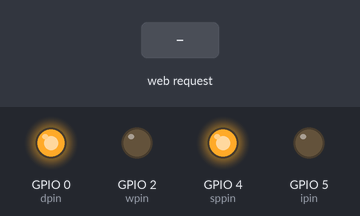
Bench run of a sketch on a simulated ESP8266 (NodeMCU). Shown: output pins drawn as LEDs (lit = HIGH). The inputs (shaded band) are chosen by the test bench. WiFi joins after 1.5 s; servers stay silent unless stated.

Above: at 2.7 s.
2.8 s: HTTP request GET /init received
At 3.2 s:
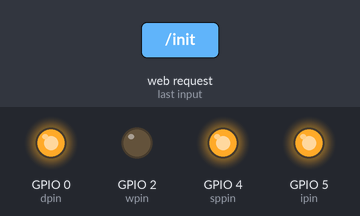
4.3 s: HTTP request GET /pause received
At 5.5 s:
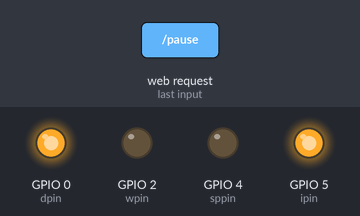
5.8 s: HTTP request GET /disp received
At 6.6 s:
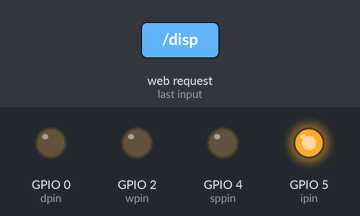
7.3 s: HTTP request GET /start received
At 7.8 s:
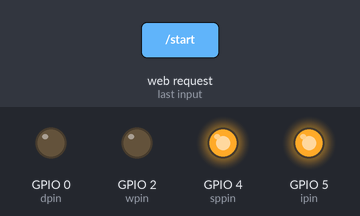
8.8 s: HTTP request GET /warn received
At 10.1 s:
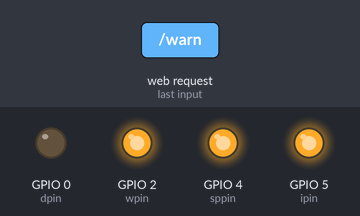
Timing chart, 0 to 15.3 s (numbered marks = the images above; inputs shaded):
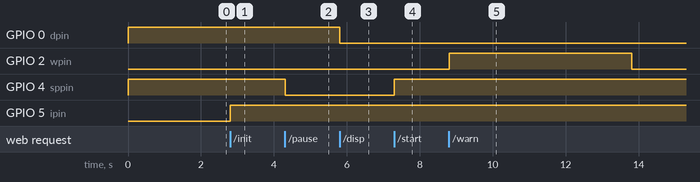

The sketch:

remoteSubsystem.ino
```cpp
// Load Wi-Fi library
#include <ESP8266WiFi.h>
#include <TimedAction.h>

// Replace with your network credentials
const char* ssid     = "d1r1karsy";
const char* password = "fenerbahce";

// Set web server port number to 80
WiFiServer server(80);

// Variable to store the HTTP request
String header;

// Assign output variables to GPIO pins
const int ipin = 5;
const int sppin = 4;
const int dpin = 0;
const int wpin = 2;

double temp;
double sys;
double dia;
double pulse;
double resp;
double ekg;
double bat;
double oldtemp;
double oldsys;
double olddia;
double oldpulse;
double oldresp;
double oldekg;
double oldbat;
char dataTransfered[29];
int tempWarningCount;
int sysWarningCount;
int diaWarningCount;
int pulseWarningCount;
int respWarningCount;
int batWarningCount;
int ekgWarningCount;
boolean initial;
boolean start;
boolean pause;
boolean display;
boolean measure;
boolean warn;
boolean displayon;

// void requestdata() {
//     digitalWrite(megareq, HIGH);
//     delay(1000);
//     digitalWrite(megareq, LOW);
// }

//TimedAction request = TimedAction(3000, requestdata);

void getDataFromMega() {
    if (Serial.read() == 'V') {                                                                //execture if the letter 'V' is read
        Serial.readBytes(dataTransfered, 29);                                                  //store the next 4 characters written on serial one to dataTranfered character array
        unsigned int digit1  = dataTransfered[1]  - '0';                                          //convert the characters to digits
        unsigned int digit2  = dataTransfered[2]  - '0';                                          //convert the characters to digits
        unsigned int digit3  = dataTransfered[3]  - '0';                                          //convert the characters to digits
        unsigned int digit5  = dataTransfered[5]  - '0';                                          //convert the characters to digits
        unsigned int digit6  = dataTransfered[6]  - '0';                                          //convert the characters to digits
        unsigned int digit7  = dataTransfered[7]  - '0';                                          //convert the characters to digits
        unsigned int digit9  = dataTransfered[9]  - '0';                                          //convert the characters to digits
        unsigned int digit10 = dataTransfered[10] - '0';                                        //convert the characters to digits
        unsigned int digit11 = dataTransfered[11] - '0';                                        //convert the characters to digits
        unsigned int digit13 = dataTransfered[13] - '0';                                        //convert the characters to digits
        unsigned int digit14 = dataTransfered[14] - '0';                                        //convert the characters to digits
        unsigned int digit15 = dataTransfered[15] - '0';                                        //convert the characters to digits
        unsigned int digit17 = dataTransfered[17] - '0';                                        //convert the characters to digits
        unsigned int digit18 = dataTransfered[18] - '0';                                        //convert the characters to digits
        unsigned int digit19 = dataTransfered[19] - '0';                                        //convert the characters to digits
        unsigned int digit21 = dataTransfered[21] - '0';                                        //convert the characters to digits
        unsigned int digit22 = dataTransfered[22] - '0';                                        //convert the characters to digits
        unsigned int digit23 = dataTransfered[23] - '0';                                        //convert the characters to digits
        unsigned int digit24 = dataTransfered[24] - '0';                                        //convert the characters to digits
        unsigned int digit26 = dataTransfered[26] - '0';                                        //convert the characters to digits
        unsigned int digit27 = dataTransfered[27] - '0';                                        //convert the characters to digits
        unsigned int digit28 = dataTransfered[28] - '0';                                        //convert the characters to digits

        if ((dataTransfered[0] == 'T')  && (digit1 < 10)  && (digit2 < 10)  && (digit3 < 10)  &&
            (dataTransfered[4] == 'S')  && (digit5 < 10)  && (digit6 < 10)  && (digit7 < 10)  &&
            (dataTransfered[8] == 'D')  && (digit9 < 10)  && (digit10 < 10) && (digit11 < 10) &&
            (dataTransfered[12] == 'P') && (digit13 < 10) && (digit14 < 10) && (digit15 < 10) &&
            (dataTransfered[16] == 'R') && (digit17 < 10) && (digit18 < 10) && (digit19 < 10) &&
            (dataTransfered[20] == 'F') && (digit21 < 10) && (digit22 < 10) && (digit23 < 10) && (digit24 < 10) &&
            (dataTransfered[25] == 'B') && (digit26 < 10) && (digit27 < 10) && (digit28 < 10)) {//make sure all data revieced is valied
            //digitalWrite(megaack, HIGH);
            temp =  5 + (0.75 * ((digit1  * 100) + (digit2  * 10)  + (digit3 * 1)));                    //assign the value of the temperature raw pointer from the measure struct to corrected buffer
            sys =   9 + (2    * ((digit5  * 100) + (digit6  * 10)  + (digit7 * 1)));                     //assign the value of the systolic raw pointer from the measure struct to corrected buffer
            dia =   6 + (1.5  * ((digit9  * 100) + (digit10 * 10) + (digit11 * 1)));                   //assign the value of the diastolic raw pointer from the measure struct to corrected buffer
            pulse = 8 + (3    * ((digit13 * 100) + (digit14 * 10) + (digit15 * 1)));                //assign the value of the pulse raw pointer from the measure struct to corrected buffer
            resp =  7 + (3    * ((digit17 * 100) + (digit18 * 10) + (digit19 * 1)));                //assign the value of the pulse raw pointer from the measure struct to corrected buffer
            bat =               ((digit26 * 100) + (digit27 * 10) + (digit28 * 1)) / 2;
            ekg = (digit21 * 1000) + (digit22 * 100) + (digit23 * 10) + (digit24 * 1);
            //digitalWrite(megaack, LOW);
        }
        // } else if (dataTranfered[0] == 'W' && dataTranfered[1] == 'A' && dataTranfered[2] == 'R' &&
        //            dataTranfered[3] == 'N' && dataTranfered[4] == 'I' && dataTranfered[5] == 'N' &&
        //            dataTranfered[6] == 'G' && dataTranfered[7] == 'S' && (digit9 < 10) &&
        //            dataTranfered[10] == 'A' && dataTranfered[11] == 'L' && dataTranfered[12] == 'A' &&
        //            dataTranfered[13] == 'R' && dataTranfered[14] == 'M' && dataTranfered[15] == 'S' &&
        //            (digit17 < 10)) {
        //
        // }
    }
}

void setup() {
    Serial.begin(9600);
    // Initialize the output variables as outputs
    pinMode(ipin, OUTPUT);
    pinMode(sppin, OUTPUT);
    pinMode(dpin, OUTPUT);
    pinMode(wpin, OUTPUT);
    // Set outputs to LOW
    digitalWrite(ipin, LOW);
    digitalWrite(sppin, HIGH);
    digitalWrite(dpin, HIGH);
    digitalWrite(wpin, LOW);
    // Connect to Wi-Fi network with SSID and password
    WiFi.begin(ssid, password);
    while (WiFi.status() != WL_CONNECTED) {
      delay(500);
    }
    // Print local IP address and start web server
    server.begin();
    temp = 0;
    tempWarningCount = 0;
    sys = 0;
    sysWarningCount = 0;
    dia = 0;
    diaWarningCount = 0;
    pulse = 0;
    pulseWarningCount = 0;
    resp = 0;
    respWarningCount = 0;
    bat = 0;
    batWarningCount = 0;
    ekg = 0;
    ekgWarningCount = 0;
    oldtemp = temp;
    oldsys = sys;
    olddia = dia;
    oldpulse = pulse;
    oldresp = resp;
    oldekg = ekg;
    oldbat = bat;
    initial = true;
    start = true;
    pause = true;
    display = true;
    measure = true;
    warn = true;
    displayon = true;
}

void loop(){
    WiFiClient client = server.available();   // Listen for incoming clients

    if (client) {                             // If a new client connects,
        String currentLine = "";                // make a String to hold incoming data from the client
        //Serial.println("TEST");
        while (client.connected()) {            // loop while the client's connected
            getDataFromMega();
            // oldtemp = temp;
            // oldsys = sys;
            // olddia = dia;
            // oldpulse = pulse;
            // oldresp = resp;
            // oldekg = ekg;
            // oldbat = bat;
            if (client.available()) {             // if there's bytes to read from the client,
                char c = client.read();             // read a byte, then
                header += c;
                if (c == '\n') {                    // if the byte is a newline character
                    // if the current line is blank, you got two newline characters in a row.
                    // that's the end of the client HTTP request, so send a response:
                    if (currentLine.length() == 0) {
                        // HTTP headers always start with a response code (e.g. HTTP/1.1 200 OK)
                        // and a content-type so the client knows what's coming, then a blank line:
                        client.println("HTTP/1.1 200 OK");
                        client.println("Content-type:text/html");
                        client.println("Connection: close");
                        client.println();

                        //request.check();

                        if (header.indexOf("GET /init") >= 0 && initial) {
                            //Serial.println("I");
                            digitalWrite(ipin, HIGH);
                            initial = false;
                            start = true;
                            pause = true;
                            display = true;
                            measure = true;
                            warn = true;
                        }

                        if (header.indexOf("GET /start") >= 0 && start) {
                            //Serial.println("S");
                            digitalWrite(sppin, HIGH);
                            initial = true;
                            start = false;
                            pause = true;
                            display = true;
                            measure = true;
                            warn = true;
                        }

                        if (header.indexOf("GET /pause") >= 0 && pause) {
                            //Serial.println("P");
                            digitalWrite(sppin, LOW);
                            initial = true;
                            start = true;
                            pause = false;
                            display = true;
                            measure = true;
                            warn = true;
                        }

                        if (header.indexOf("GET /disp") >= 0 && display) {
                            //Serial.println("D");
                            displayon = !displayon;
                            if (displayon) {
                                digitalWrite(dpin, HIGH);
                            } else {
                                digitalWrite(dpin, LOW);
                            }
                            initial = true;
                            start = true;
                            pause = true;
                            display = false;
                            measure = true;
                            warn = true;
                        }

                        // Display the HTML web page
                        client.println("<!DOCTYPE html>");
                        client.println("<html lang=\"en\" dir=\"ltr\">");
                        client.println("<meta name=\"viewport\" content=\"width=device-width, initial-scale=1.0\">");
                        client.println("<meta http-equiv=\"refresh\" content=\"5\">"); //refresh every 10 seconds
                        client.println("<head>");
                        client.println("<meta charset=\"utf-8\">");
                        client.println("<title>RemoteSurgery</title>");
                        client.println("</head>");
                        client.println("<body style=\"background-color: #636363;\">");
                        client.println("<div style=\"position: relative; font-size:25px; color: white; text-align: left; left: 50%; transform: translate(-50%); width: 80%;\">");
                        client.println("<p style=\"color: #d1a7a7; text-align: left; font-size: 40px;\">Remote Surgery System<br><a style=\"font-size: 20px;\">Doctor: Dr. James Peckol</a><br><a style=\"font-size: 20px;\">Patient: Aubrey Graham</a></p>");

                        if (!((temp <= 39.7) && (temp >= 34.3))) {
                            client.print("<p style=\"animation-name: flash; animation-duration: 1s; animation-iteration-count: infinite;\">");
                            if (temp != oldtemp) {
                                ++tempWarningCount;
                                oldtemp = temp;
                            }
                        } else {
                            client.print("<p>");
                        }
                        client.print("Temp: ");
                        client.print(temp);
                        client.print(" C <a style=\"position: absolute; right: 0%\">");
                        client.print(tempWarningCount);
                        client.println("</a></p>");

                        if (!((sys >= 114) && (sys <= 136.5))) {
                            client.print("<p style=\"animation-name: flash; animation-duration: 1s; animation-iteration-count: infinite;\">");
                            if (sys != oldsys) {
                                ++sysWarningCount;
                                oldsys = sys;
                            }
                        } else {
                            client.print("<p>");
                        }
                        client.print("Syst: ");
                        client.print(sys);
                        client.print(" mmHg <a style=\"position: absolute; right: 0%\">");
                        client.print(sysWarningCount);
                        client.println("</a></p>");

                        if (!((dia >= 66.5) && (dia <= 84))) {
                            client.print("<p style=\"animation-name: flash; animation-duration: 1s; animation-iteration-count: infinite;\">");
                            if (dia != olddia) {
                                ++diaWarningCount;
                                olddia = dia;
                            }
                        } else {
                            client.print("<p>");
                        }
                        client.print("Dias: ");
                        client.print(dia);
                        client.print(" mmHg <a style=\"position: absolute; right: 0%\">");
                        client.print(diaWarningCount);
                        client.println("</a></p>");

                        if (!((pulse >= 57) && (pulse <= 105))) {
                            client.print("<p style=\"animation-name: flash; animation-duration: 1s; animation-iteration-count: infinite;\">");
                            if (pulse != oldpulse) {
                                ++pulseWarningCount;
                                oldpulse = pulse;
                            }
                        } else {
                            client.print("<p>");
                        }
                        client.print("Puls: ");
                        client.print(pulse);
                        client.print(" BPM <a style=\"position: absolute; right: 0%\">");
                        client.print(pulseWarningCount);
                        client.println("</a></p>");

                        if (!((resp >= 11.4) && (resp <= 26.25))) {
                            client.print("<p style=\"animation-name: flash; animation-duration: 1s; animation-iteration-count: infinite;\">");
                            if (resp != oldresp) {
                                ++respWarningCount;
                                oldresp = resp;
                            }
                        } else {
                            client.print("<p>");
                        }
                        client.print("Resp: ");
                        client.print(resp);
                        client.print(" RR <a style=\"position: absolute; right: 0%\">");
                        client.print(respWarningCount);
                        client.println("</a></p>");

                        if (!((ekg > 35) && (ekg < 3750))) {
                            client.print("<p style=\"animation-name: flash; animation-duration: 1s; animation-iteration-count: infinite;\">");
                            if (ekg != oldekg) {
                                ++ekgWarningCount;
                                oldekg = ekg;
                            }
                        } else {
                            client.print("<p>");
                        }
                        client.print("EKG: ");
                        client.print(ekg);
                        client.print(" Hz <a style=\"position: absolute; right: 0%\">");
                        client.print(ekgWarningCount);
                        client.println("</a></p>");

                        if (!(bat > 20)) {
                            client.print("<p style=\"animation-name: flash; animation-duration: 1s; animation-iteration-count: infinite;\">");
                            if (bat != oldbat) {
                                ++batWarningCount;
                                oldbat = bat;
                            }
                        } else {
                            client.print("<p>");
                        }
                        client.print("Batt: ");
                        client.print(bat);
                        client.print("% <a style=\"position: absolute; right: 0%\">");
                        client.print(batWarningCount);
                        client.println("</a></p>");

                        client.println("<br>");

                        client.println("<a href = \"/init\"><button type=\"button\" style=\"position: relative; font-size: 25px;  background-color: #4b74b7; color: #d6d6d6;\">Initialize</button></a>");
                        client.println("<a href = \"/start\"><button type=\"button\" style=\"position: relative; font-size: 25px;  background-color: #4b74b7; color: #d6d6d6;\">Start</button></a>");
                        client.println("<a href = \"/pause\"><button type=\"button\" style=\"position: relative; font-size: 25px;  background-color: #4b74b7; color: #d6d6d6;\">Pause</button></a>");
                        client.println("<a href = \"/disp\"><button type=\"button\" style=\"position: relative; font-size: 25px;  background-color: #4b74b7; color: #d6d6d6;\">Display</button></a>");
                        client.println("<a href = \"/measure\"><button type=\"button\" style=\"position: relative; font-size: 25px;  background-color: #4b74b7; color: #d6d6d6;\">Measure</button></a>");
                        client.println("<a href = \"/warn\"><button ype=\"button\" style=\"position: relative; font-size: 25px;  background-color: #4b74b7; color: #d6d6d6;\">Warning</button></a>");

                        client.println("<p style=\"position: relative; width: 100%; background-color: #4c4c4c; border-style: solid; border-color: white; border-width: 2px;\">");
                        client.println("Messages:");
                        client.println("<br><br>");
                        client.print("<a style=\"font-family: Courier New, monospace; font-size: 18px;\">");

                        if (header.indexOf("GET /measure") >= 0 && measure) {
                            //Serial.println("M");
                            //requestdata();
                            client.print(dataTransfered);
                            initial = true;
                            start = true;
                            pause = true;
                            display = true;
                            measure = false;
                            warn = true;
                        }

                        if (header.indexOf("GET /warn") >= 0 && warn) {
                            //Serial.println("W");
                            initial = true;
                            start = true;
                            pause = true;
                            display = true;
                            measure = true;
                            warn = false;
                            digitalWrite(wpin, HIGH);
                            delay(5000);
                            digitalWrite(wpin, LOW);
                            client.print(dataTransfered);
                        }

                        client.println("</a></p>");
                        client.println("</div>");
                        client.println("<style>");
                        client.println("@keyframes flash {0% {color:white;} 50% {color:#ad3442;} 100% {color:white;}}");
                        client.println("</style>");
                        client.println("</body>");
                        client.println("</html>");
                        // The HTTP response ends with another blank line
                        client.println();
                        // Break out of the while loop
                        break;
                    } else { // if you got a newline, then clear currentLine
                        currentLine = "";
                    }
                } else if (c != '\r') {  // if you got anything else but a carriage return character,
                    currentLine += c;      // add it to the end of the currentLine
                }
            }
        }
        // Clear the header variable
        header = "";
        // Close the connection
        client.stop();
    }
}
```

Measured:
- after the input at 2.8 s, GPIO 5 (ipin): LOW → HIGH at once
- after the input at 4.3 s, GPIO 4 (sppin): HIGH → LOW at once
- after the input at 5.8 s, GPIO 0 (dpin): HIGH → LOW at once
- after the input at 7.3 s, GPIO 4 (sppin): LOW → HIGH at once
- after the input at 8.8 s, GPIO 2 (wpin): LOW → HIGH at once, → LOW 5.0 s later
